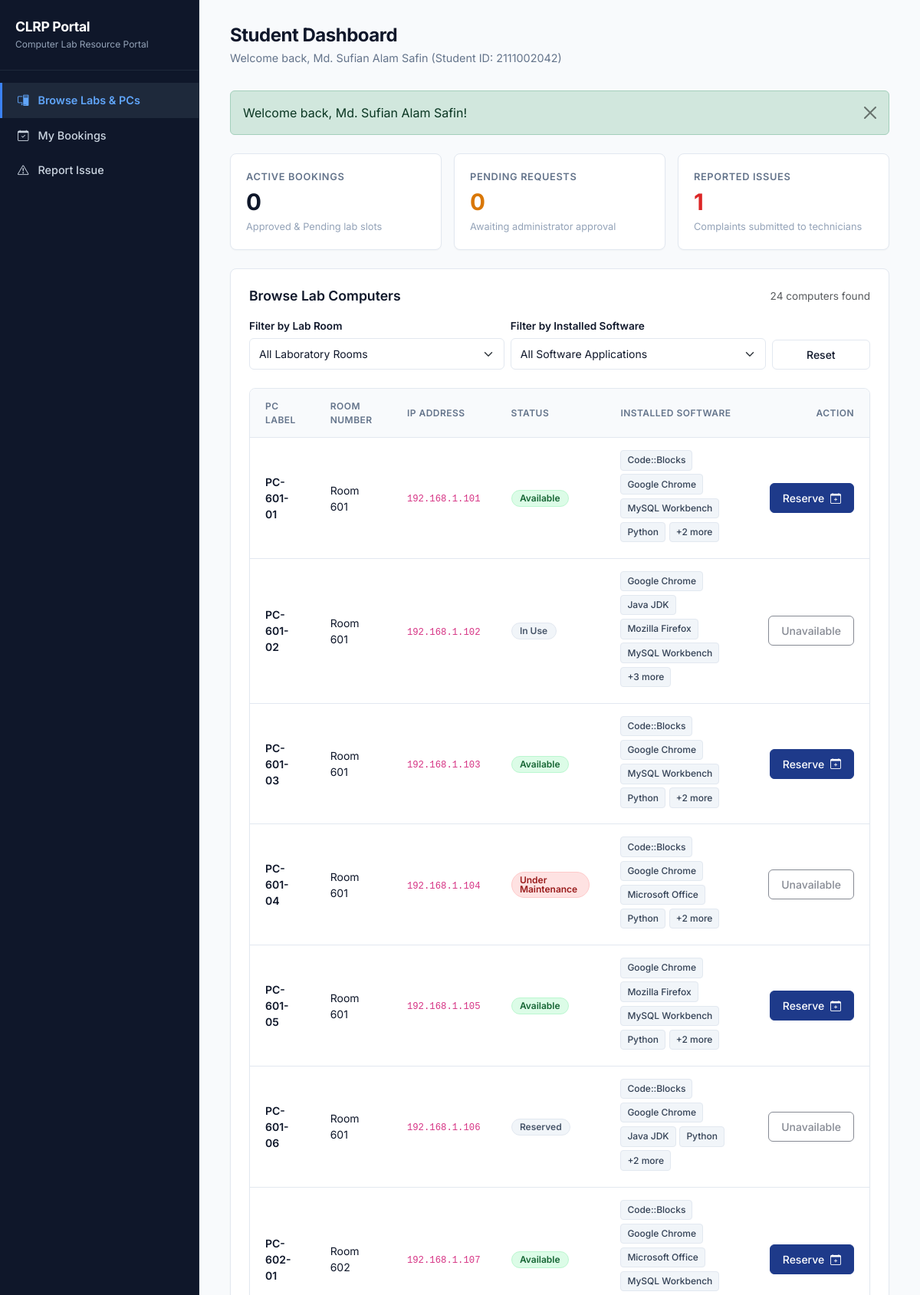
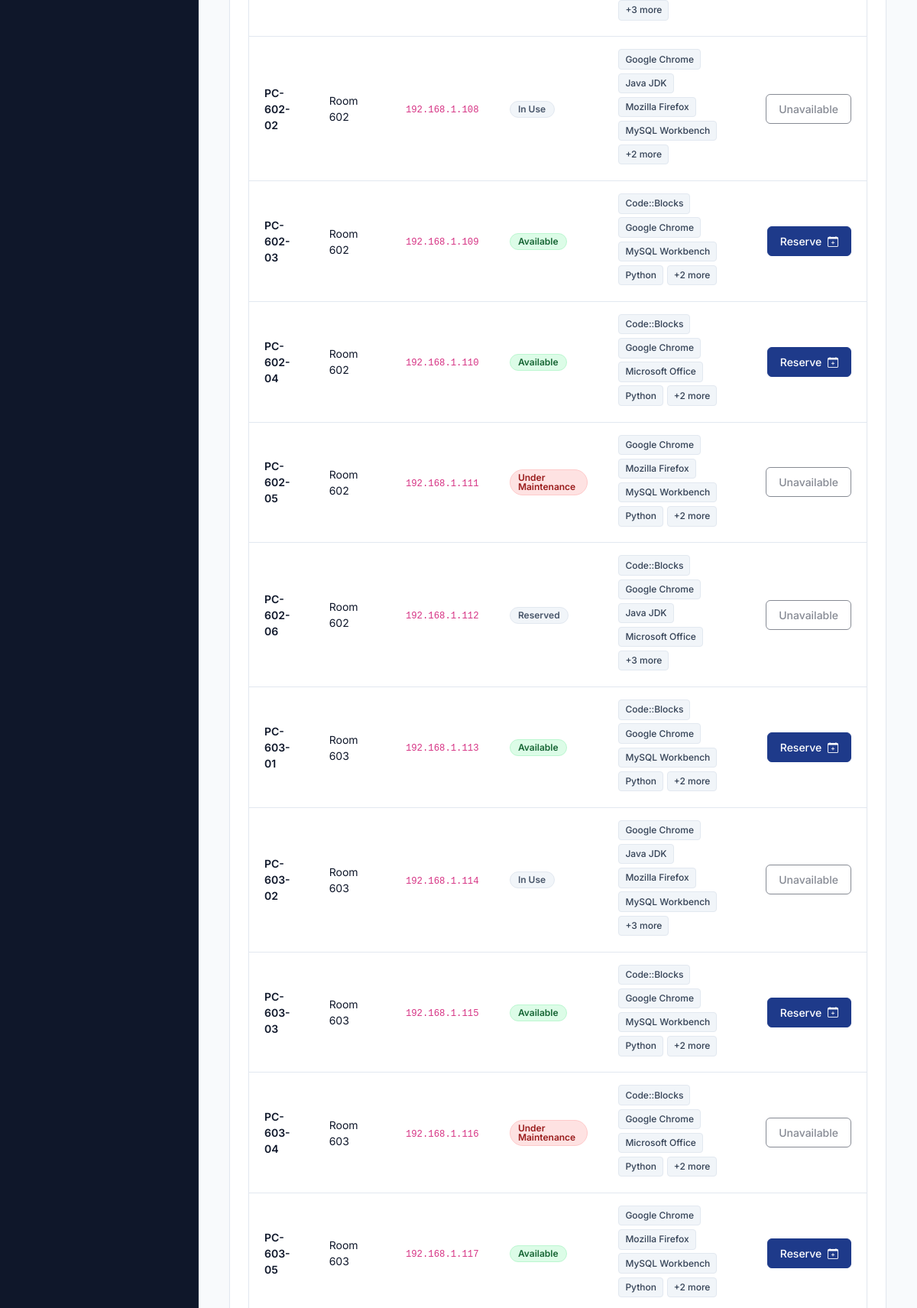
The page /student/dashboard.php (signed in, upper part) on the database its author committed (2 pictures, top to bottom).
### tables this page shows
CREATE TABLE IF NOT EXISTS Computer (
    computer_id INT AUTO_INCREMENT PRIMARY KEY,
    pc_label VARCHAR(20) NOT NULL,
    ip_address VARCHAR(45),
    status VARCHAR(20) NOT NULL DEFAULT 'Available',
    lab_id INT,
    FOREIGN KEY (lab_id) REFERENCES Lab(lab_id)
        ON UPDATE CASCADE ON DELETE CASCADE
);

CREATE TABLE IF NOT EXISTS Lab (
    lab_id INT AUTO_INCREMENT PRIMARY KEY,
    room_number VARCHAR(20) NOT NULL,
    capacity INT NOT NULL
);

### student/dashboard.php (called while the page is built, shortened)
<?php
require_once __DIR__ . '/../includes/auth.php';
$user = get_logged_in_user();
$student_id = $user['id'];
$tab = $_GET['tab'] ?? 'overview';
$flash = get_flash();
$stmtActive = $pdo->prepare("SELECT COUNT(*) FROM Reservation WHERE student_id = ? AND status IN ('Approved', 'Pending')");
$stmtActive->execute([$student_id]);
$total_active = $stmtActive->fetchColumn();
$stmtPending = $pdo->prepare("SELECT COUNT(*) FROM Reservation WHERE student_id = ? AND status = 'Pending'");
$stmtPending->execute([$student_id]);
$total_pending = $stmtPending->fetchColumn();
$stmtIssues = $pdo->prepare("SELECT COUNT(*) FROM Maintenance WHERE student_id = ?");
$stmtIssues->execute([$student_id]);
$total_issues = $stmtIssues->fetchColumn();
$sqlComp = "
    SELECT c.*, l.room_number,
           GROUP_CONCAT(s.software_name ORDER BY s.software_name SEPARATOR ', ') AS software_list
    FROM Computer c
    LEFT JOIN Lab l ON c.lab_id = l.lab_id
    LEFT JOIN Computer_Software cs ON c.computer_id = cs.computer_id
    LEFT JOIN Software s ON cs.software_id = s.software_id
    WHERE 1=1
";
$paramsComp = [];
$sqlComp .= " GROUP BY c.computer_id ORDER BY l.room_number ASC, c.pc_label ASC";
$stmtComp = $pdo->prepare($sqlComp);
$stmtComp->execute($paramsComp);
$computers = $stmtComp->fetchAll();
require_once __DIR__ . '/../views/student/dashboard.view.php';

### views/student/dashboard.view.php (the view, shortened to what this page needs)
<?php
require_once __DIR__ . '/../../includes/header.php';
require_once __DIR__ . '/../../includes/sidebar.php';
?>
<main class="app-content">
    <div class="page-header">
        <div>
            <h2>Student Dashboard</h2>
            <p>Welcome back, <?= e($user['name']) ?> (Student ID: <?= e($student_id) ?>)</p>
        </div>
    </div>
    <?php if ($flash): ?>
        <div class="alert alert-<?= e($flash['type']) ?> alert-dismissible fade show mb-4" role="alert">
            <?= e($flash['message']) ?>
            <button type="button" class="btn-close" data-bs-dismiss="alert" aria-label="Close"></button>
        </div>
    <?php endif; ?>
    <div class="row g-3 mb-4">
        <div class="col-md-4">
            <div class="stat-card">
                <div class="stat-title">Active Bookings</div>
                <div class="stat-value"><?= $total_active ?></div>
                <div class="stat-desc">Approved & Pending lab slots</div>
            </div>
        </div>
        <div class="col-md-4">
            <div class="stat-card">
                <div class="stat-title">Pending Requests</div>
                <div class="stat-value" style="color: #d97706;"><?= $total_pending ?></div>
                <div class="stat-desc">Awaiting administrator approval</div>
            </div>
        </div>
        <div class="col-md-4">
            <div class="stat-card">
                <div class="stat-title">Reported Issues</div>
                <div class="stat-value" style="color: #dc2626;"><?= $total_issues ?></div>
                <div class="stat-desc">Complaints submitted to technicians</div>
            </div>
        </div>
    </div>
    <?php if ($tab === 'overview'): ?>
        <div class="content-card">
            <div class="d-flex justify-content-between align-items-center mb-3">
                <h3 class="card-title mb-0">Browse Lab Computers</h3>
                <span class="text-muted" style="font-size: 0.85rem;"><?= count($computers) ?> computers found</span>
            </div>
            <form method="GET" action="<?= url('/student/dashboard.php') ?>" class="row g-2 mb-4">
                <div class="col-md-5">
                    <label class="form-label">Filter by Lab Room</label>
                    <select name="lab_id" class="form-select" onchange="this.form.submit()">
                        <option value="0">All Laboratory Rooms</option>
                    </select>
                </div>
                <div class="col-md-5">
                    <label class="form-label">Filter by Installed Software</label>
                    <select name="software_id" class="form-select" onchange="this.form.submit()">
                        <option value="0">All Software Applications</option>
                    </select>
                </div>
                <div class="col-md-2 d-flex align-items-end">
                    <a href="<?= url('/student/dashboard.php?tab=overview') ?>" class="btn btn-outline-clrp w-100">Reset</a>
                </div>
            </form>
            <div class="table-custom-container">
                <table class="table-custom">
                    <thead>
                        <tr>
                            <th>PC Label</th>
                            <th>Room Number</th>
                            <th>IP Address</th>
                            <th>Status</th>
                            <th>Installed Software</th>
                            <th class="text-end">Action</th>
                        </tr>
                    </thead>
                    <tbody>
                        <?php if (empty($computers)): ?>
                            <tr>
                                <td colspan="6" class="text-center text-muted py-4">No computers matching the criteria.</td>
                            </tr>
                        <?php else: ?>
                            <?php foreach ($computers as $pc): ?>
                                <tr>
                                    <td class="fw-semibold"><?= e($pc['pc_label']) ?></td>
                                    <td><?= e($pc['room_number'] ?? 'Unassigned') ?></td>
                                    <td><code><?= e($pc['ip_address'] ?? 'N/A') ?></code></td>
                                    <td><?= render_status_badge($pc['status']) ?></td>
                                    <td>
                                        <?php
                                        if (!empty($pc['software_list'])) {
                                            $swList = explode(',', $pc['software_list']);
                                            $count = 0;
                                            foreach ($swList as $sName) {
                                                if ($count >= 4) {
                                                    echo '<span class="software-tag">+' . (count($swList) - 4) . ' more</span>';
                                                    break;
                                                }
                                                echo '<span class="software-tag">' . e(trim($sName)) . '</span>';
                                                $count++;
                                            }
                                        } else {
                                            echo '<span class="text-muted" style="font-size: 0.8rem;">None</span>';
                                        }
                                        ?>
                                    </td>
                                    <td class="text-end">
                                        <?php if ($pc['status'] === 'Available'): ?>
                                            <button type="button" class="btn btn-primary-clrp btn-sm" data-bs-toggle="modal" data-bs-target="#reserveModal<?= $pc['computer_id'] ?>">
                                                Reserve <i class="bi bi-calendar-plus ms-1"></i>
                                            </button>
                                        <?php else: ?>
                                            <button class="btn btn-outline-clrp btn-sm" disabled style="opacity: 0.5;">
                                                Unavailable
                                            </button>
                                        <?php endif; ?>
                                    </td>
                                </tr>
                            <?php endforeach; ?>
                        <?php endif; ?>
                    </tbody>
                </table>
            </div>
        </div>
    <?php endif; ?>
</main>
<?php require_once __DIR__ . '/../../includes/footer.php'; ?>

### includes/auth.php (shortened to what this page needs)
<?php
function url($path = '') {
    $script = $_SERVER['SCRIPT_NAME'] ?? '';
    $dir = str_replace('\\', '/', dirname($script));
    $dir = preg_replace('#/(student|technician|admin)$#i', '', $dir);
    $path = '/' . ltrim($path, '/');
    return $dir . $path;
}
function e($string) {
    return htmlspecialchars($string ?? '', ENT_QUOTES, 'UTF-8');
}
function get_flash() {
    if (isset($_SESSION['flash'])) {
        $flash = $_SESSION['flash'];
        return $flash;
    }
    return null;
}
function is_logged_in() {
    return isset($_SESSION['user_id']) && isset($_SESSION['role']);
}
function get_logged_in_user() {
    return [
        'id' => $_SESSION['user_id'],
        'name' => $_SESSION['user_name'],
        'email' => $_SESSION['user_email'],
        'role' => $_SESSION['role'],
        'extra' => $_SESSION['user_extra'] ?? null
    ];
}
function render_status_badge($status) {
    $s = trim($status);
    $badgeClass = 'badge-secondary';
    switch ($s) {
        case 'Available':
        case 'Approved':
        case 'Resolved':
            $badgeClass = 'badge-available';
            break;
        case 'Under Maintenance':
        case 'Rejected':
            $badgeClass = 'badge-maintenance';
            break;
        case 'In Use':
        case 'Reserved':
        case 'Cancelled':
        case 'Completed':
            $badgeClass = 'badge-neutral';
            break;
    }
    return '<span class="status-badge ' . $badgeClass . '">' . e($s) . '</span>';
}

### assets/css/custom.css (style rules this page uses)
:root { --font-family: 'Inter', -apple-system, BlinkMacSystemFont, 'Segoe UI', Roboto, sans-serif; --bg-main: #f8fafc; --bg-card: #ffffff; --bg-sidebar: #0f172a; --border-color: #e2e8f0; --border-focus: #3b82f6; --text-primary: #0f172a; --text-secondary: #64748b; --text-muted: #94a3b8; --primary: #1e3a8a; --primary-hover: #1d4ed8; --primary-light: #eff6ff; --sidebar-width: 260px; }
body { font-family: var(--font-family); background-color: var(--bg-main); color: var(--text-primary); margin: 0; padding: 0; -webkit-font-smoothing: antialiased; }
.app-content { flex-grow: 1; padding: 2rem 2.5rem; overflow-y: auto; max-width: calc(100vw - var(--sidebar-width)); }
.page-header { margin-bottom: 2rem; display: flex; align-items: center; justify-content: space-between; }
.page-header h2 { font-size: 1.5rem; font-weight: 700; color: var(--text-primary); margin: 0; letter-spacing: -0.02em; }
.page-header p { color: var(--text-secondary); margin: 0.25rem 0 0 0; font-size: 0.9rem; }
.stat-card { background: var(--bg-card); border: 1px solid var(--border-color); border-radius: 0.5rem; padding: 1.25rem; box-shadow: 0 1px 2px 0 rgba(0, 0, 0, 0.03); }
.stat-card .stat-title { font-size: 0.8rem; font-weight: 600; color: var(--text-secondary); text-transform: uppercase; letter-spacing: 0.05em; margin-bottom: 0.5rem; }
.stat-card .stat-value { font-size: 1.85rem; font-weight: 700; color: var(--text-primary); line-height: 1; }
.stat-card .stat-desc { font-size: 0.8rem; color: var(--text-muted); margin-top: 0.5rem; }
.status-badge { display: inline-flex; align-items: center; padding: 0.25rem 0.65rem; border-radius: 9999px; font-size: 0.75rem; font-weight: 600; line-height: 1; border: 1px solid transparent; }
.badge-available { background-color: #dcfce7; color: #166534; border-color: #bbf7d0; }
.badge-maintenance { background-color: #fee2e2; color: #991b1b; border-color: #fecaca; }
.badge-neutral { background-color: #f1f5f9; color: #475569; border-color: #e2e8f0; }
.table-custom-container { background: var(--bg-card); border: 1px solid var(--border-color); border-radius: 0.5rem; overflow: hidden; box-shadow: 0 1px 2px 0 rgba(0, 0, 0, 0.03); }
.table-custom { width: 100%; border-collapse: collapse; margin: 0; font-size: 0.875rem; }
.table-custom th { background-color: #f8fafc; color: var(--text-secondary); font-weight: 600; text-transform: uppercase; font-size: 0.75rem; letter-spacing: 0.04em; padding: 0.85rem 1.25rem; border-bottom: 1px solid var(--border-color); text-align: left; }
.table-custom td { padding: 1rem 1.25rem; border-bottom: 1px solid var(--border-color); color: var(--text-primary); vertical-align: middle; }
.content-card { background: var(--bg-card); border: 1px solid var(--border-color); border-radius: 0.5rem; padding: 1.5rem; margin-bottom: 1.5rem; box-shadow: 0 1px 2px 0 rgba(0, 0, 0, 0.03); }
.content-card .card-title { font-size: 1.1rem; font-weight: 600; color: var(--text-primary); margin-bottom: 1rem; }
.software-tag { display: inline-block; background-color: #f1f5f9; color: #334155; font-size: 0.75rem; font-weight: 500; padding: 0.2rem 0.5rem; border-radius: 0.25rem; margin-right: 0.3rem; margin-bottom: 0.3rem; border: 1px solid #e2e8f0; }
.btn-primary-clrp { background-color: var(--primary); color: #ffffff; font-weight: 500; font-size: 0.875rem; padding: 0.5rem 1rem; border-radius: 0.375rem; border: 1px solid var(--primary); transition: all 0.15s ease; }
.btn-outline-clrp { background-color: transparent; color: var(--text-primary); font-weight: 500; font-size: 0.875rem; padding: 0.5rem 1rem; border-radius: 0.375rem; border: 1px solid var(--border-color); transition: all 0.15s ease; }
.form-label { font-size: 0.85rem; font-weight: 600; color: var(--text-primary); margin-bottom: 0.35rem; }
.form-control, .form-select { border: 1px solid var(--border-color); border-radius: 0.375rem; padding: 0.55rem 0.75rem; font-size: 0.875rem; color: var(--text-primary); }

### rows shown on the page
computer: pc_label "PC-601-01", lab.room_number "Room 601", ip_address "192.168.1.101", status "Available", sName "Code::Blocks", sName "Google Chrome", sName "MySQL Workbench", sName "Python", count($swList) - 4 "2"
computer: pc_label "PC-601-02", lab.room_number "Room 601", ip_address "192.168.1.102", status "In Use", sName "Google Chrome", sName "Java JDK", sName "Mozilla Firefox", sName "MySQL Workbench", count($swList) - 4 "3", shows "Unavailable"
computer: pc_label "PC-601-03", lab.room_number "Room 601", ip_address "192.168.1.103", status "Available", sName "Code::Blocks", sName "Google Chrome", sName "MySQL Workbench", sName "Python", count($swList) - 4 "2"
computer: pc_label "PC-601-04", lab.room_number "Room 601", ip_address "192.168.1.104", status "Under Maintenance", sName "Code::Blocks", sName "Google Chrome", sName "Microsoft Office", sName "Python", count($swList) - 4 "2", shows "Unavailable"
computer: pc_label "PC-601-05", lab.room_number "Room 601", ip_address "192.168.1.105", status "Available", sName "Google Chrome", sName "Mozilla Firefox", sName "MySQL Workbench", sName "Python", count($swList) - 4 "2"
computer: pc_label "PC-601-06", lab.room_number "Room 601", ip_address "192.168.1.106", status "Reserved", sName "Code::Blocks", sName "Google Chrome", sName "Java JDK", sName "Python", count($swList) - 4 "2", shows "Unavailable"
computer: pc_label "PC-602-01", lab.room_number "Room 602", ip_address "192.168.1.107", status "Available", sName "Code::Blocks", sName "Google Chrome", sName "Microsoft Office", sName "MySQL Workbench", count($swList) - 4 "3"
computer: pc_label "PC-602-02", lab.room_number "Room 602", ip_address "192.168.1.108", status "In Use", sName "Google Chrome", sName "Java JDK", sName "Mozilla Firefox", sName "MySQL Workbench", count($swList) - 4 "2", shows "Unavailable"
computer: pc_label "PC-602-03", lab.room_number "Room 602", ip_address "192.168.1.109", status "Available", sName "Code::Blocks", sName "Google Chrome", sName "MySQL Workbench", sName "Python", count($swList) - 4 "2"
computer: pc_label "PC-602-04", lab.room_number "Room 602", ip_address "192.168.1.110", status "Available", sName "Code::Blocks", sName "Google Chrome", sName "Microsoft Office", sName "Python", count($swList) - 4 "2"
computer: pc_label "PC-602-05", lab.room_number "Room 602", ip_address "192.168.1.111", status "Under Maintenance", sName "Google Chrome", sName "Mozilla Firefox", sName "MySQL Workbench", sName "Python", count($swList) - 4 "2", shows "Unavailable"
computer: pc_label "PC-602-06", lab.room_number "Room 602", ip_address "192.168.1.112", status "Reserved", sName "Code::Blocks", sName "Google Chrome", sName "Java JDK", sName "Microsoft Office", count($swList) - 4 "3", shows "Unavailable"
computer: pc_label "PC-603-01", lab.room_number "Room 603", ip_address "192.168.1.113", status "Available", sName "Code::Blocks", sName "Google Chrome", sName "MySQL Workbench", sName "Python", count($swList) - 4 "2"
computer: pc_label "PC-603-02", lab.room_number "Room 603", ip_address "192.168.1.114", status "In Use", sName "Google Chrome", sName "Java JDK", sName "Mozilla Firefox", sName "MySQL Workbench", count($swList) - 4 "3", shows "Unavailable"
computer: pc_label "PC-603-03", lab.room_number "Room 603", ip_address "192.168.1.115", status "Available", sName "Code::Blocks", sName "Google Chrome", sName "MySQL Workbench", sName "Python", count($swList) - 4 "2"
computer: pc_label "PC-603-04", lab.room_number "Room 603", ip_address "192.168.1.116", status "Under Maintenance", sName "Code::Blocks", sName "Google Chrome", sName "Microsoft Office", sName "Python", count($swList) - 4 "2", shows "Unavailable"
computer: pc_label "PC-603-05", lab.room_number "Room 603", ip_address "192.168.1.117", status "Available", sName "Google Chrome", sName "Mozilla Firefox", sName "MySQL Workbench", sName "Python", count($swList) - 4 "2"

### other values the page prints
$user['name'] "Md. Sufian Alam Safin"
$student_id "2111002042"
$flash['message'] "Welcome back, Md. Sufian Alam Safin!"
$total_active "0"
$total_pending "0"
$total_issues "1"
count($computers) "24"
